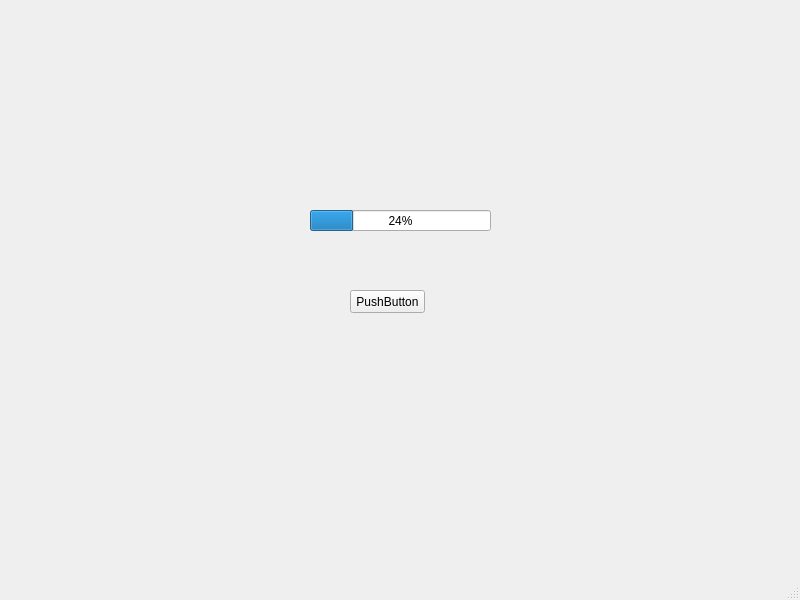
<?xml version="1.0" encoding="UTF-8"?>
<ui version="4.0">
 <class>MainWindow</class>
 <widget class="QMainWindow" name="MainWindow">
  <property name="geometry">
   <rect>
    <x>0</x>
    <y>0</y>
    <width>800</width>
    <height>600</height>
   </rect>
  </property>
  <property name="windowTitle">
   <string>MainWindow</string>
  </property>
  <widget class="QWidget" name="centralwidget">
   <widget class="QProgressBar" name="progressBar">
    <property name="geometry">
     <rect>
      <x>310</x>
      <y>210</y>
      <width>181</width>
      <height>21</height>
     </rect>
    </property>
    <property name="value">
     <number>24</number>
    </property>
   </widget>
   <widget class="QPushButton" name="pushButton">
    <property name="geometry">
     <rect>
      <x>350</x>
      <y>290</y>
      <width>75</width>
      <height>23</height>
     </rect>
    </property>
    <property name="text">
     <string>PushButton</string>
    </property>
   </widget>
  </widget>
  <widget class="QMenuBar" name="menubar">
   <property name="geometry">
    <rect>
     <x>0</x>
     <y>0</y>
     <width>800</width>
     <height>21</height>
    </rect>
   </property>
  </widget>
  <widget class="QStatusBar" name="statusbar"/>
 </widget>
 <resources/>
 <connections/>
</ui>
